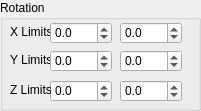
     <widget class="QGroupBox" name="RotationLimitsGroup">
      <property name="geometry">
       <rect>
        <x>10</x>
        <y>200</y>
        <width>201</width>
        <height>111</height>
       </rect>
      </property>
      <property name="title">
       <string>Rotation</string>
      </property>
      <widget class="QLabel" name="RotationXLimitsLabel">
       <property name="geometry">
        <rect>
         <x>10</x>
         <y>24</y>
         <width>41</width>
         <height>16</height>
        </rect>
       </property>
       <property name="text">
        <string>X Limits</string>
       </property>
      </widget>
      <widget class="QDoubleSpinBox" name="RotationZMin">
       <property name="geometry">
        <rect>
         <x>50</x>
         <y>80</y>
         <width>62</width>
         <height>22</height>
        </rect>
       </property>
       <property name="decimals">
        <number>1</number>
       </property>
       <property name="minimum">
        <double>-360.000000000000000</double>
       </property>
       <property name="maximum">
        <double>360.000000000000000</double>
       </property>
      </widget>
      <widget class="QLabel" name="RotationZLimitsLabel">
       <property name="geometry">
        <rect>
         <x>10</x>
         <y>82</y>
         <width>41</width>
         <height>16</height>
        </rect>
       </property>
       <property name="text">
        <string>Z Limits</string>
       </property>
      </widget>
      <widget class="QDoubleSpinBox" name="RotationXMin">
       <property name="geometry">
        <rect>
         <x>50</x>
         <y>22</y>
         <width>62</width>
         <height>22</height>
        </rect>
       </property>
       <property name="decimals">
        <number>1</number>
       </property>
       <property name="minimum">
        <double>-360.000000000000000</double>
       </property>
       <property name="maximum">
        <double>360.000000000000000</double>
       </property>
      </widget>
      <widget class="QLabel" name="RotationYLimitsLabel">
       <property name="geometry">
        <rect>
         <x>10</x>
         <y>52</y>
         <width>41</width>
         <height>16</height>
        </rect>
       </property>
       <property name="text">
        <string>Y Limits</string>
       </property>
      </widget>
      <widget class="QDoubleSpinBox" name="RotationYMin">
       <property name="geometry">
        <rect>
         <x>50</x>
         <y>50</y>
         <width>62</width>
         <height>22</height>
        </rect>
       </property>
       <property name="decimals">
        <number>1</number>
       </property>
       <property name="minimum">
        <double>-360.000000000000000</double>
       </property>
       <property name="maximum">
        <double>360.000000000000000</double>
       </property>
      </widget>
      <widget class="QDoubleSpinBox" name="RotationXMax">
       <property name="geometry">
        <rect>
         <x>120</x>
         <y>22</y>
         <width>62</width>
         <height>22</height>
        </rect>
       </property>
       <property name="decimals">
        <number>1</number>
       </property>
       <property name="minimum">
        <double>-360.000000000000000</double>
       </property>
       <property name="maximum">
        <double>360.000000000000000</double>
       </property>
      </widget>
      <widget class="QDoubleSpinBox" name="RotationZMax">
       <property name="geometry">
        <rect>
         <x>120</x>
         <y>80</y>
         <width>62</width>
         <height>22</height>
        </rect>
       </property>
       <property name="decimals">
        <number>1</number>
       </property>
       <property name="minimum">
        <double>-360.000000000000000</double>
       </property>
       <property name="maximum">
        <double>360.000000000000000</double>
       </property>
      </widget>
      <widget class="QDoubleSpinBox" name="RotationYMax">
       <property name="geometry">
        <rect>
         <x>120</x>
         <y>50</y>
         <width>62</width>
         <height>22</height>
        </rect>
       </property>
       <property name="decimals">
        <number>1</number>
       </property>
       <property name="minimum">
        <double>-360.000000000000000</double>
       </property>
       <property name="maximum">
        <double>360.000000000000000</double>
       </property>
      </widget>
     </widget>
